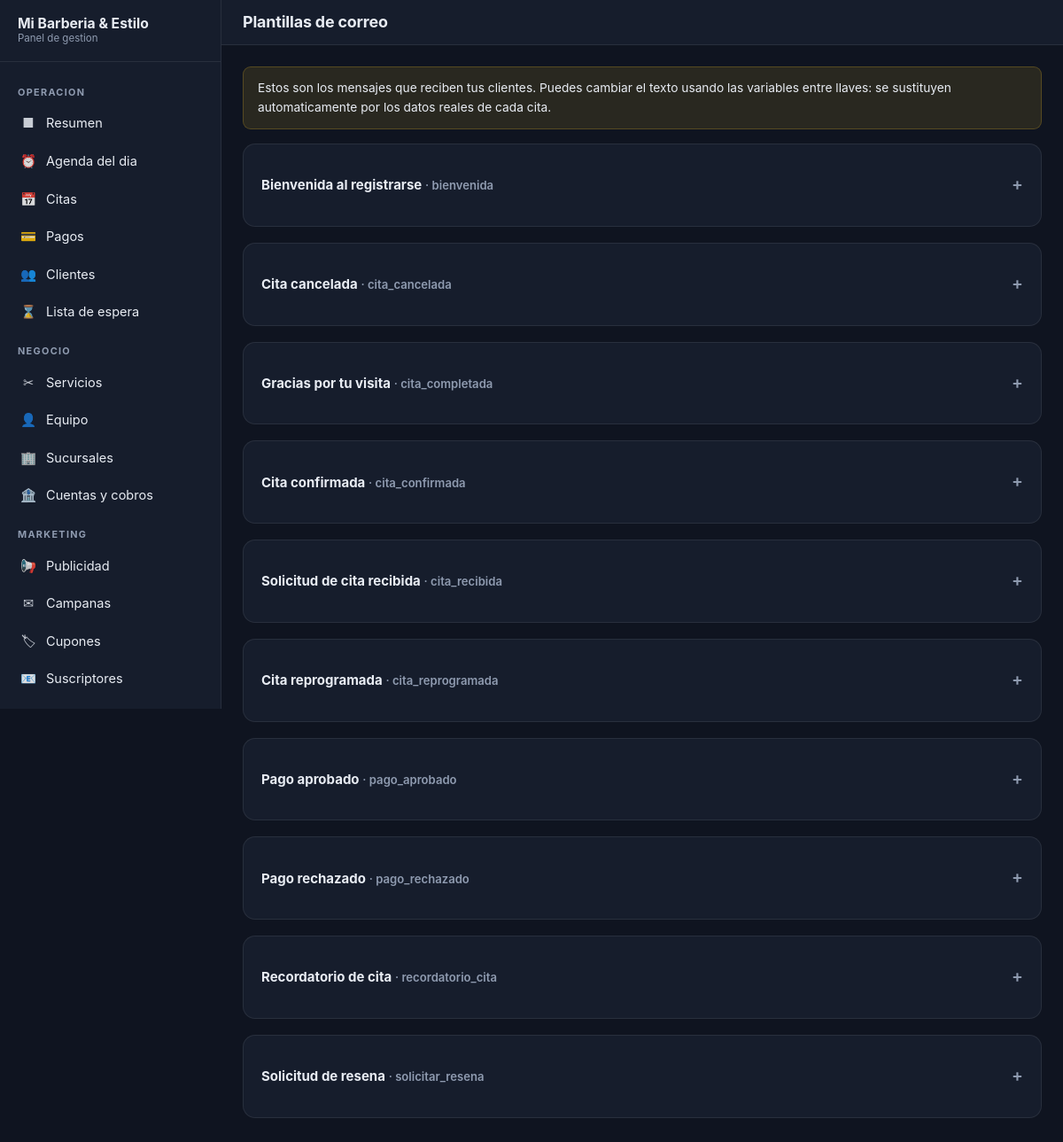
Screenshot of /panel/ajustes/plantillas (signed in) with the database file from the repository.
### tables this page shows
CREATE TABLE `notification_templates` (
  `id` int(10) unsigned NOT NULL AUTO_INCREMENT,
  `template_key` varchar(60) NOT NULL COMMENT 'cita_confirmada, recordatorio_24h, bienvenida...',
  `channel` enum('email','sms','push','whatsapp') NOT NULL DEFAULT 'email',
  `name` varchar(140) NOT NULL,
  `subject` varchar(200) NOT NULL DEFAULT '',
  `body` text NOT NULL,
  `available_vars` varchar(500) NOT NULL DEFAULT '' COMMENT 'Variables admitidas, ej. {cliente},{fecha}',
  `is_active` tinyint(1) NOT NULL DEFAULT 1,
  `created_at` datetime NOT NULL,
  `updated_at` datetime NOT NULL,
  PRIMARY KEY (`id`),
  UNIQUE KEY `uq_template` (`template_key`,`channel`)
);

### app/Core/View.php (called while the page is built, shortened)
<?php
final class View
{
    private static string $path = '';
    private static array $shared = [];
    private static array $sections = [];
    private static array $sectionStack = [];
    public static function setPath(string $path): void
    {
        self::$path = rtrim($path, '/');
    }
    public static function share(string $key, mixed $value): void
    {
        self::$shared[$key] = $value;
    }
    public static function render(string $template, array $data = []): string
    {
        $file = self::resolve($template);
        $data = array_merge(self::$shared, $data);
        $render = static function (string $__file, array $__data): string {
            extract($__data, EXTR_SKIP);
            ob_start();
            try {
                include $__file;
            } catch (\Throwable $e) {
                ob_end_clean();
                throw $e;
            }
            return (string) ob_get_clean();
        };
        $content = $render($file, $data);
        if (isset(self::$sections['__layout'])) {
            $layout = self::$sections['__layout'];
            $content = $render(self::resolve($layout), $data);
        }
        self::$sections = [];
        return $content;
    }
    private static function resolve(string $template): string
    {
        $file = self::$path . '/' . str_replace('.', '/', $template) . '.php';
        return $file;
    }
    public static function extend(string $layout): void
    {
        self::$sections['__layout'] = $layout;
    }
    public static function start(string $section): void
    {
        self::$sectionStack[] = $section;
    }
    public static function stop(): void
    {
        $section = array_pop(self::$sectionStack);
        self::$sections[$section] = (string) ob_get_clean();
    }
}

### app/Controllers/Controller.php (called while the page is built, shortened)
<?php
abstract class Controller
{
    protected function view(string $template, array $data = [], int $status = 200): Response
    {
        return Response::html(View::render($template, $data), $status);
    }
}

### app/Controllers/Admin/AdminController.php (called while the page is built, shortened)
<?php
abstract class AdminController extends Controller
{
    protected function view(string $template, array $data = [], int $status = 200): Response
    {
        return parent::view($template, $data, $status);
    }
}

### app/Controllers/Admin/SettingsController.php (called while the page is built, shortened)
<?php
final class SettingsController extends AdminController
{
    public function templates(Request $request): Response
    {
        return $this->view('admin.settings.templates', [
            'templates' => QueryBuilder::table('notification_templates')->orderBy('template_key')->get(),
        ]);
    }
}

### app/Core/Router.php (called while the page is built, shortened)
<?php
final class Router
{
    private array $routes = [];
    private array $groupMiddleware = [];
    private string $groupPrefix = '';
    private array $middlewareAliases = [];
    public function registerMiddleware(array $aliases): void
    {
        $this->middlewareAliases = $aliases + $this->middlewareAliases;
    }
    public function group(string $prefix, array $middleware, callable $callback): void
    {
        $previousPrefix = $this->groupPrefix;
        $previousMiddleware = $this->groupMiddleware;
        $this->groupPrefix = rtrim($previousPrefix . '/' . trim($prefix, '/'), '/');
        $this->groupMiddleware = [...$previousMiddleware, ...$middleware];
        $this->groupPrefix = $previousPrefix;
        $this->groupMiddleware = $previousMiddleware;
    }
    private function add(string $method, string $path, mixed $handler, array $middleware, string $name): void
    {
        $full = $this->groupPrefix . '/' . ltrim($path, '/');
        $full = '/' . trim($full, '/');
        $full = $full === '/' ? '/' : rtrim($full, '/');
        $params = [];
        $pattern = preg_replace_callback(
            '/\{([a-zA-Z_][a-zA-Z0-9_]*)(?::(int|slug|uuid|any|path))?\}/',
            static function (array $m) use (&$params): string {
                $params[] = $m[1];
                return match ($m[2] ?? 'slug') {
                    'int' => '(?P<' . $m[1] . '>[0-9]+)',
                    'uuid' => '(?P<' . $m[1] . '>[0-9a-fA-F-]{36})',
                    'any' => '(?P<' . $m[1] . '>[^/]+)',
                    'path' => '(?P<' . $m[1] . '>[A-Za-z0-9._/-]+)',
                    default => '(?P<' . $m[1] . '>[A-Za-z0-9._-]+)',
                };
            },
            $full
        ) ?? $full;
        $route = [
            'pattern' => '#^' . $pattern . '$#',
            'params' => $params,
            'handler' => $handler,
            'middleware' => [...$this->groupMiddleware, ...$middleware],
            'name' => $name,
        ];
        $this->routes[$method][] = $route;
    }
    public function dispatch(Request $request): Response
    {
        $method = $request->method();
        $path = $request->path();
        $candidates = $this->routes[$method] ?? [];
        foreach ($candidates as $route) {
            if (preg_match($route['pattern'], $path, $matches) !== 1) {
                continue;
            }
            $params = [];
            $request->setRouteParams($params);
            return $this->runMiddleware($route['middleware'], $request, fn (): Response => $this->call($route['handler'], $request));
        }
        throw new HttpException(404, 'Recurso no encontrado.');
    }
    private function runMiddleware(array $middleware, Request $request, callable $destination): Response
    {
        $pipeline = array_reduce(
            array_reverse($middleware),
            function (callable $next, string $alias): callable {
                return function (Request $request) use ($next, $alias): Response {
                    [$name, $argument] = array_pad(explode(':', $alias, 2), 2, null);
                    $class = $this->middlewareAliases[$name] ?? null;
                    if ($class === null || !class_exists($class)) {
                        throw new \RuntimeException("Middleware no registrado: {$name}");
                    }
                    $instance = $argument === null ? new $class() : new $class($argument);
                    return $instance->handle($request, $next);
                };
            },
            $destination
        );
        return $pipeline($request);
    }
    private function call(mixed $handler, Request $request): Response
    {
        try {
            return $this->invoke($handler, $request);
        } catch (\App\Controllers\ValidationRedirect $redirect) {
            return $redirect->response();
        }
    }
    private function invoke(mixed $handler, Request $request): Response
    {
        if (is_callable($handler)) {
            $result = $handler($request);
        } elseif (is_array($handler) && count($handler) === 2) {
            [$class, $method] = $handler;
            $controller = new $class();
            $result = $controller->{$method}($request);
        } else {
            throw new \RuntimeException('Manejador de ruta no valido.');
        }
        if ($result instanceof Response) {
            return $result;
        }
        return Response::json($result);
    }
}

### app/Middleware/RequirePermission.php (called while the page is built, shortened)
<?php
final class RequirePermission implements MiddlewareInterface
{
    public function handle(Request $request, callable $next): Response
    {
        return $next($request);
    }
}

### app/Middleware/RequireAdmin.php (called while the page is built, shortened)
<?php
final class RequireAdmin implements MiddlewareInterface
{
    public function handle(Request $request, callable $next): Response
    {
        return $next($request);
    }
}

### app/Core/Database.php (called while the page is built, shortened)
<?php
final class Database
{
    private PDO $pdo;
    private function __construct(PDO $pdo)
    {
        $this->pdo = $pdo;
    }
    public function run(string $sql, array $bindings = []): PDOStatement
    {
        $statement = $this->pdo->prepare($sql);
        foreach ($bindings as $key => $value) {
            $param = is_int($key) ? $key + 1 : ':' . ltrim((string) $key, ':');
            $type = match (true) {
                is_int($value) => PDO::PARAM_INT,
                is_bool($value) => PDO::PARAM_BOOL,
                $value === null => PDO::PARAM_NULL,
                default => PDO::PARAM_STR,
            };
            $statement->bindValue($param, $value, $type);
        }
        $statement->execute();
        return $statement;
    }
    public function select(string $sql, array $bindings = []): array
    {
        $rows = $this->run($sql, $bindings)->fetchAll();
        return $rows;
    }
}

### app/Core/QueryBuilder.php (called while the page is built, shortened)
<?php
final class QueryBuilder
{
    private string $table;
    private array $columns = ['*'];
    private array $wheres = [];
    private array $orders = [];
    private ?int $limit = null;
    private array $bindings = [];
    private int $bindingSeq = 0;
    public function __construct(string $table)
    {
        $this->table = self::qualify($table);
    }
    public static function qualify(string $identifier): string
    {
        $identifier = trim($identifier);
        $parts = explode('.', $identifier);
        $quoted = [];
        foreach ($parts as $part) {
            $quoted[] = $part === '*' ? '*' : self::quoteSegment($part);
        }
        return implode('.', $quoted);
    }
    private static function quoteSegment(string $segment): string
    {
        return '`' . $segment . '`';
    }
    public function selectRaw(string $expression): self
    {
        $this->columns = [$expression];
        return $this;
    }
    private function bind(mixed $value): string
    {
        $name = 'p' . (++$this->bindingSeq);
        $this->bindings[$name] = $value;
        return ':' . $name;
    }
    public function where(string $column, mixed $operatorOrValue, mixed $value = null, string $boolean = 'AND'): self
    {
        if (func_num_args() === 2) {
            $operator = '=';
            $value = $operatorOrValue;
        } else {
            $operator = strtoupper((string) $operatorOrValue);
        }
        $this->wheres[] = [
            'sql' => self::qualify($column) . ' ' . $operator . ' ' . $this->bind($value),
            'boolean' => $boolean,
        ];
        return $this;
    }
    public function whereNull(string $column, bool $not = false, string $boolean = 'AND'): self
    {
        $this->wheres[] = [
            'sql' => self::qualify($column) . ($not ? ' IS NOT NULL' : ' IS NULL'),
            'boolean' => $boolean,
        ];
        return $this;
    }
    public function orderBy(string $column, string $direction = 'ASC'): self
    {
        $direction = strtoupper($direction) === 'DESC' ? 'DESC' : 'ASC';
        $this->orders[] = self::qualify($column) . ' ' . $direction;
        return $this;
    }
    public function limit(int $limit): self
    {
        $this->limit = max(0, $limit);
        return $this;
    }
    private function compileWheres(bool $withKeyword = true): string
    {
        if ($this->wheres === []) {
            return '';
        }
        $sql = '';
        foreach ($this->wheres as $index => $where) {
            $sql .= $index === 0 ? '' : ' ' . $where['boolean'] . ' ';
            $sql .= $where['sql'];
        }
        return $withKeyword ? ' WHERE ' . $sql : $sql;
    }
    public function toSql(): string
    {
        $sql = 'SELECT ' . implode(', ', $this->columns) . ' FROM ' . $this->table;
        $sql .= $this->compileWheres();
        if ($this->orders !== []) {
            $sql .= ' ORDER BY ' . implode(', ', $this->orders);
        }
        if ($this->limit !== null) {
            $sql .= ' LIMIT ' . $this->limit;
        }
        return $sql;
    }
    public function get(): array
    {
        return Database::instance()->select($this->toSql(), $this->bindings);
    }
}

### app/Middleware/Authenticate.php (called while the page is built, shortened)
<?php
final class Authenticate implements MiddlewareInterface
{
    public function handle(Request $request, callable $next): Response
    {
        return $next($request);
    }
}

### app/Support/helpers.php (called while the page is built, shortened)
<?php
if (!function_exists('e')) {
    function e(mixed $value): string
    {
        return htmlspecialchars((string) $value, ENT_QUOTES | ENT_SUBSTITUTE | ENT_HTML5, 'UTF-8');
    }
}

### app/Views/admin/settings/templates.php (the view, shortened to what this page needs)
<div class="help-box">
    Estos son los mensajes que reciben tus clientes. Puedes cambiar el texto usando las variables
    entre llaves: se sustituyen automaticamente por los datos reales de cada cita.
</div>
<?php foreach ($templates as $template): ?>
    <div class="card">
        <details class="collapsible">
            <summary>
                <span>
                    <strong><?= e($template['name']) ?></strong>
                    <span class="text-muted text-small">&middot; <?= e($template['template_key']) ?></span>
                </span>
            </summary>
        </details>
    </div>
<?php endforeach; ?>

### public/assets/css/admin.css (style rules this page uses)
*, *::before, *::after { box-sizing: border-box; }
:root { --a-bg: #0f1420; --a-surface: #161d2c; --a-surface-2: #1e2637; --a-border: rgba(255, 255, 255, .08); --a-text: #e8ecf3; --a-muted: #8f9bb0; --a-primary: #c9a227; --a-primary-soft: rgba(201, 162, 39, .14); --a-success: #10b981; --a-warning: #f59e0b; --a-danger: #ef4444; --a-info: #3b82f6; --a-radius: 14px; --a-radius-sm: 9px; --a-sidebar: 250px; --a-font: "Inter", system-ui, -apple-system, "Segoe UI", Roboto, sans-serif; }
html, body { margin: 0; padding: 0; }
body { font-family: var(--a-font); background: var(--a-bg); color: var(--a-text); font-size: 15px; line-height: 1.55; -webkit-font-smoothing: antialiased; }
.card { background: var(--a-surface); border: 1px solid var(--a-border); border-radius: var(--a-radius); padding: 20px; margin-bottom: 18px; }
.text-muted { color: var(--a-muted); }
.text-small { font-size: .82rem; }
details.collapsible > summary { cursor: pointer; font-weight: 600; padding: 11px 0; list-style: none; display: flex; align-items: center; justify-content: space-between; gap: 10px; }
details.collapsible > summary::after { content: '+'; color: var(--a-muted); font-size: 1.2rem; }
.help-box { background: var(--a-primary-soft); border: 1px solid rgba(201, 162, 39, .28); border-radius: var(--a-radius-sm); padding: 13px 16px; font-size: .86rem; margin-bottom: 16px; }

### rows the page displays
notification_templates: name "Bienvenida al registrarse", template_key "bienvenida"
notification_templates: name "Cita cancelada", template_key "cita_cancelada"
notification_templates: name "Gracias por tu visita", template_key "cita_completada"
notification_templates: name "Cita confirmada", template_key "cita_confirmada"
notification_templates: name "Solicitud de cita recibida", template_key "cita_recibida"
notification_templates: name "Cita reprogramada", template_key "cita_reprogramada"
notification_templates: name "Pago aprobado", template_key "pago_aprobado"
notification_templates: name "Pago rechazado", template_key "pago_rechazado"
notification_templates: name "Recordatorio de cita", template_key "recordatorio_cita"
notification_templates: name "Solicitud de resena", template_key "solicitar_resena"

### other values shown
str_limit($businessName, 22) "Mi Barberia & Estilo"
$groupLabel "OPERACION"
$item['icon'] "■"
$item['label'] "Resumen"
$item['icon'] "⏰"
$item['label'] "Agenda del dia"
$item['icon'] "📅"
$item['label'] "Citas"
$item['icon'] "💳"
$item['label'] "Pagos"
$item['icon'] "👥"
$item['label'] "Clientes"
$item['icon'] "⌛"
$item['label'] "Lista de espera"
$groupLabel "NEGOCIO"
